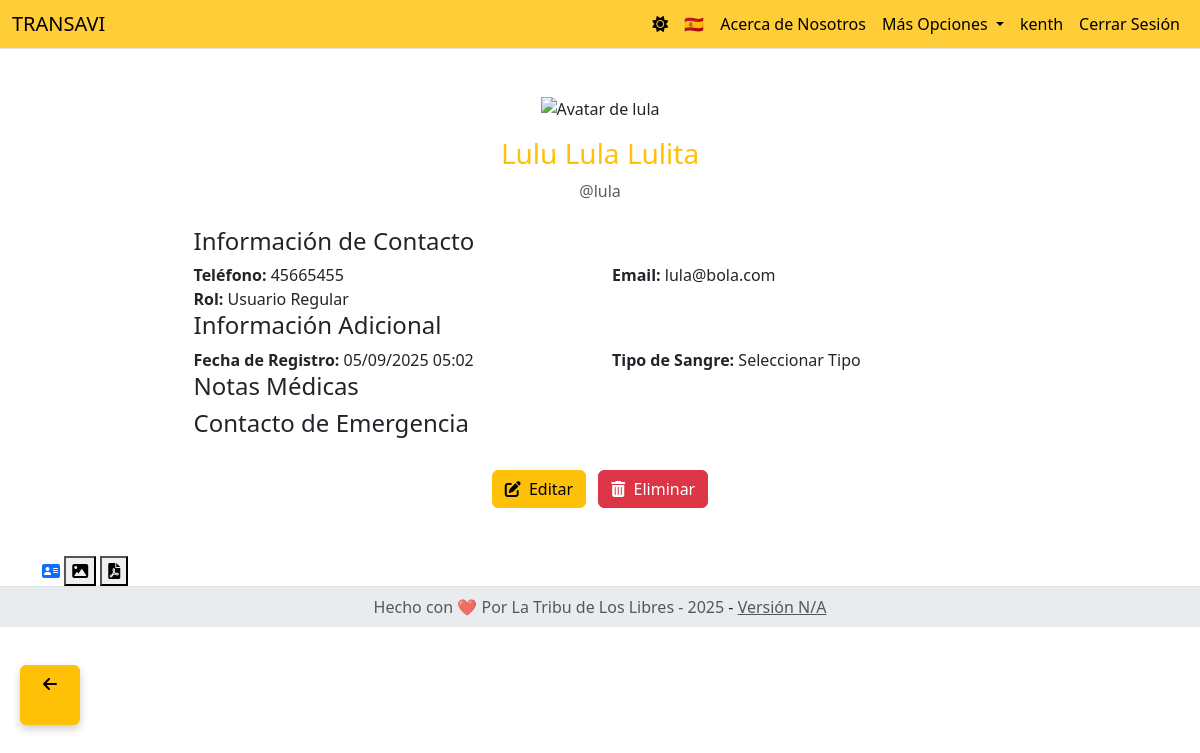
Screenshot of /contactos/ver_detalle/2 (signed in) with the database file from the repository.
### models.py (models this page shows, shortened)
class User(db.Model):
    id = db.Column(db.Integer, primary_key=True)
    username = db.Column(db.String(80), nullable=False)
    email = db.Column(db.String(120), nullable=False)
    password = db.Column(db.String(200), nullable=True)
    nombre = db.Column(db.String(100), nullable=False)
    primer_apellido = db.Column(db.String(100), nullable=False)
    telefono = db.Column(db.String(20), nullable=False)
    avatar_url = db.Column(db.String(200), nullable=True, default='uploads/avatars/default.png')
    segundo_apellido = db.Column(db.String(100), nullable=True)
    telefono_emergencia = db.Column(db.String(20), nullable=True)
    nombre_emergencia = db.Column(db.String(100), nullable=True)
    empresa = db.Column(db.String(100), nullable=True)
    cedula = db.Column(db.String(20), nullable=True)
    direccion = db.Column(db.String(200), nullable=True)
    actividad = db.Column(db.String(100), nullable=True)
    capacidad = db.Column(db.String(50), nullable=True)
    participacion = db.Column(db.String(100), nullable=True)
    fecha_cumpleanos = db.Column(db.Date, nullable=True)
    tipo_sangre = db.Column(db.String(5), nullable=True)
    poliza = db.Column(db.String(100), nullable=True)
    aseguradora = db.Column(db.String(100), nullable=True)
    alergias = db.Column(db.Text, nullable=True)
    enfermedades_cronicas = db.Column(db.Text, nullable=True)
    role = db.Column(db.String(50), nullable=False, default='Usuario Regular')
    last_login_at = db.Column(db.DateTime, nullable=True)
    auto_logout_minutes = db.Column(db.Integer, default=0, nullable=False, server_default='0')
    auto_logout_enabled = db.Column(db.Boolean, default=False, nullable=False, server_default='0')
    theme = db.Column(db.String(10), nullable=False, default='light', server_default='light')
    fecha_registro = db.Column(db.DateTime, default=datetime.utcnow, nullable=False, server_default=sa.func.now())
    fecha_actualizacion = db.Column(db.DateTime, onupdate=datetime.utcnow)
    oauth_logins = db.relationship('OAuthSignIn', backref='user', lazy=True, cascade="all, delete-orphan")
    __table_args__ = (
        UniqueConstraint('username', name='uq_user_username'),
        UniqueConstraint('email', name='uq_user_email'),
    )

### contactos.py (the view)
@contactos_bp.route('/ver_detalle/<int:user_id>')
@role_required(['Superuser', 'Administrador', 'Usuario Regular']) # Todos pueden ver el detalle
def ver_detalle(user_id):
    user = User.query.get_or_404(user_id) # Busca el usuario por ID, o devuelve 404 si no lo encuentra
    avatar_url = None
    if user.avatar_url:
        with current_app.app_context(): # Necesario para url_for en un blueprint
            avatar_url = url_for('static', filename=user.avatar_url)
    else:
        with current_app.app_context():
            avatar_url = url_for('static', filename='images/defaults/default_avatar.png')
    return render_template('detalle_contactos.html', user=user, avatar_url=avatar_url, current_role=session.get('role'))

### app.py (called while the page is built)
def get_locale():
    lang = session.get('lang')
    if lang in LANGUAGES:
        return lang
    return request.accept_languages.best_match(LANGUAGES)

@app.context_processor
def inject_latest_version():
    try:
        latest_version = Version.query.order_by(Version.fecha_creacion.desc()).first()
        if latest_version:
            return {'latest_version_number': latest_version.numero_version}
    except Exception as e:
        print(f"DEBUG: Error al obtener la última versión: {e}")
    return {'latest_version_number': 'N/A'} # Valor por defecto si no hay versiones o hay un error

@app.before_request
def check_for_first_user():
    if 'first_user_registration_allowed' not in current_app.config:
        with app.app_context():
            try:
                total_users = db.session.query(User).count()
                if total_users == 0:
                    current_app.config['first_user_registration_allowed'] = True
                    print("DEBUG: No se encontraron usuarios. El próximo registro será un Superuser.")
                else:
                    current_app.config['first_user_registration_allowed'] = False
                    print("DEBUG: Ya existen usuarios. Los registros serán Usuarios Regulares.")
            except Exception as e:
                current_app.config['first_user_registration_allowed'] = True
                print(f"DEBUG: Error al contar usuarios (posiblemente tabla 'user' no existe): {e}. Se permitirá el registro de Superuser.")

### contactos.py (called while the page is built)
def role_required(roles):
    if not isinstance(roles, list):
        roles = [roles]
    def decorator(f):
        @wraps(f)
        def decorated_function(*args, **kwargs):
            if 'logged_in' not in session or not session['logged_in']:
                flash('Por favor, inicia sesión para acceder a esta página.', 'info')
                return redirect(url_for('login'))
            user_role = session.get('role')
            if user_role not in roles:
                flash('No tienes permiso para acceder a esta página.', 'danger')
                return redirect(url_for('home')) # O a una página de "Acceso Denegado"
            return f(*args, **kwargs)
        return decorated_function
    return decorator

### templates/detalle_contactos.html (shortened to what this page needs)
{% extends 'base.html' %}
{% block content %}
<div class="container mt-5 mb-5">
    <div class="row justify-content-center">
        <div class="col-md-10 col-lg-9">
            <div class="contact-detail-card">
                <div class="text-center mb-4">
                    <img src="{{ avatar_url }}" alt="{{ _('Avatar de %(username)s', username=user.username) }}" class="profile-avatar mb-3">
                    <h3 class="text-warning">{{ user.nombre | title }} {{ user.primer_apellido | title}} {{ user.segundo_apellido | title if user.segundo_apellido  else '' }}</h3>
                    <p class="text-muted">@{{ user.username }}</p>
                </div>
                {% for title, items in sections.items() %}
                    <h4 class="section-title">{{ title }}</h4>
                    <div class="row">
                        {% for label, value in items %}
                            {% if value %}
                            <div class="col-md-6 detail-item">
                                <strong>{{ label }}:</strong>
                                <span>{{ value }}</span>
                            </div>
                            {% endif %}
                        {% endfor %}
                    </div>
                {% endfor %}
                <div class="action-buttons text-center mt-4">
                    {% if current_role in ['Superuser', 'Administrador'] or current_user_id == user.id %}
                        <a href="{{ url_for('contactos.editar_contacto', user_id=user.id) }}" class="btn btn-warning me-2"><i class="fas fa-edit me-1"></i> {{ _('Editar') }}</a>
                    {% endif %}
                    {% if current_role == 'Superuser' %}
                        <button type="button" class="btn btn-danger" data-bs-toggle="modal" data-bs-target="#confirmDeleteModal"><i class="fas fa-trash-alt me-1"></i> {{ _('Eliminar') }}</button>
                    {% endif %}
                </div>
            </div>
        </div>
    </div>
</div>
<div class="fab-container-actions">
    {% if current_role in ['Superuser', 'Administrador'] %}
    <a href="{{ url_for('contactos.exportar_vcard', user_id=user.id) }}" class="fab-button fab-button-vcard" title="{{ _('Exportar vCard') }}"><i class="fas fa-address-card"></i></a>
    {% endif %}
    <button id="exportToJpg" class="fab-button fab-button-jpg" title="{{ _('Exportar como JPG') }}"><i class="fas fa-image"></i></button>
    <button id="exportToPdf" class="fab-button fab-button-pdf" title="{{ _('Exportar como PDF') }}"><i class="fas fa-file-pdf"></i></button>
</div>
{% endblock %}

### static/css/base.css (style rules this page uses)
:root { --bs-blue: #0d6efd; --bs-indigo: #6610f2; --bs-purple: #6f42c1; --bs-pink: #d63384; --bs-red: #dc3545; --bs-orange: #fd7e14; --bs-yellow: #ffc107; --bs-green: #198754; --bs-teal: #20c997; --bs-cyan: #0dcaf0; --bs-black: #000; --bs-white: #fff; --bs-primary: var(--bs-blue); --bs-secondary: #6c757d; --bs-success: var(--bs-green); --bs-info: var(--bs-cyan); --bs-warning: var(--bs-yellow); --bs-danger: var(--bs-red); --bs-light: #f8f9fa; --bs-dark: #212529; --bs-body-bg: var(--bs-white); --bs-body-color: var(--bs-dark); --bs-secondary-bg: #f8f9fa; --bs-tertiary-bg: #e9ecef; --bs-border-color: #dee2e6; --bs-link-color: var(--bs-primary); --bs-link-hover-color: #0a58ca; --navbar-bg: rgba(255, 193, 7, 0.8); --card-bg: var(--bs-white); --modal-bg: var(--bs-white); --navbar-link-color: #000; --navbar-brand-color: #000; }
body { background-color: var(--bs-body-bg); color: var(--bs-body-color); transition: background-color 0.3s ease, color 0.3s ease; }
a { color: var(--bs-link-color); }
.text-warning { color: var(--bs-warning) !important; }
.btn-danger { background-color: var(--bs-danger); border-color: var(--bs-danger); }
.btn-warning { background-color: var(--bs-warning); border-color: var(--bs-warning); color: var(--bs-dark); }

### rows the page displays
User: nombre "Lulu", primer_apellido "Lula", segundo_apellido "Lulita", username "lula", label "Teléfono", telefono "45665455", label "Email", email "lula@bola.com", label "Rol", role "Usuario Regular", label "Tipo de Sangre", tipo_sangre "Seleccionar Tipo"

### other values shown
{{ session.username }} "kenth"
{{ title }} "Información de Contacto" "Información Adicional" "Notas Médicas" "Contacto de Emergencia"
{{ label }} "Fecha de Registro"
{{ value }} "05/09/2025 05:02"
{{ latest_version_number }} "N/A"
